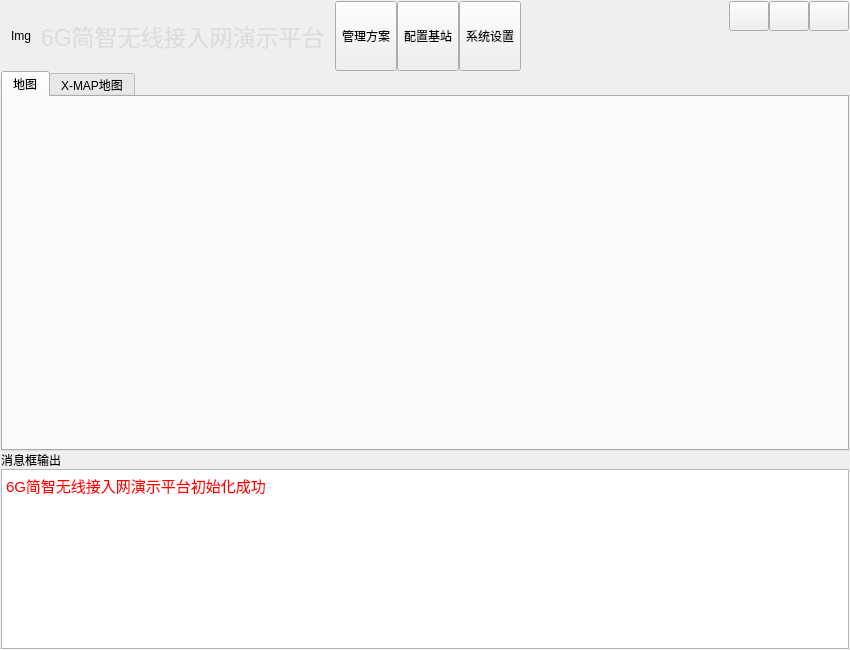
<?xml version="1.0" encoding="UTF-8"?>
<ui version="4.0">
 <class>Widget</class>
 <widget class="QWidget" name="Widget">
  <property name="geometry">
   <rect>
    <x>0</x>
    <y>0</y>
    <width>850</width>
    <height>650</height>
   </rect>
  </property>
  <property name="windowTitle">
   <string>Widget</string>
  </property>
  <layout class="QVBoxLayout" name="verticalLayout">
   <property name="spacing">
    <number>0</number>
   </property>
   <property name="leftMargin">
    <number>1</number>
   </property>
   <property name="topMargin">
    <number>1</number>
   </property>
   <property name="rightMargin">
    <number>1</number>
   </property>
   <property name="bottomMargin">
    <number>1</number>
   </property>
   <item>
    <widget class="QWidget" name="widgetTitle" native="true">
     <property name="sizePolicy">
      <sizepolicy hsizetype="Preferred" vsizetype="Fixed">
       <horstretch>0</horstretch>
       <verstretch>0</verstretch>
      </sizepolicy>
     </property>
     <layout class="QHBoxLayout" name="horizontalLayout_2">
      <property name="spacing">
       <number>10</number>
      </property>
      <property name="leftMargin">
       <number>10</number>
      </property>
      <property name="topMargin">
       <number>0</number>
      </property>
      <property name="rightMargin">
       <number>0</number>
      </property>
      <property name="bottomMargin">
       <number>0</number>
      </property>
      <item>
       <widget class="QLabel" name="labIco">
        <property name="text">
         <string>Img</string>
        </property>
       </widget>
      </item>
      <item>
       <widget class="QLabel" name="labTitle">
        <property name="text">
         <string>&lt;html&gt;&lt;head/&gt;&lt;body&gt;&lt;p&gt;&lt;span style=&quot; font-family:'arial,verdana,sans-serif'; font-size:23px; color:#DCDCDC;&quot;&gt;6G简智无线接入网演示平台&lt;/span&gt;</string>
        </property>
       </widget>
      </item>
      <item>
       <widget class="QWidget" name="widgetTop" native="true">
        <layout class="QHBoxLayout" name="horizontalLayout_3">
         <property name="spacing">
          <number>0</number>
         </property>
         <property name="leftMargin">
          <number>0</number>
         </property>
         <property name="topMargin">
          <number>0</number>
         </property>
         <property name="rightMargin">
          <number>0</number>
         </property>
         <property name="bottomMargin">
          <number>0</number>
         </property>
         <item>
          <widget class="QToolButton" name="btnMg">
           <property name="sizePolicy">
            <sizepolicy hsizetype="Fixed" vsizetype="Expanding">
             <horstretch>0</horstretch>
             <verstretch>0</verstretch>
            </sizepolicy>
           </property>
           <property name="text">
            <string>管理方案</string>
           </property>
           <property name="icon">
            <iconset resource="main.qrc">
             <normaloff>:/img/main_main.png</normaloff>:/img/main_main.png</iconset>
           </property>
           <property name="toolButtonStyle">
            <enum>Qt::ToolButtonTextUnderIcon</enum>
           </property>
          </widget>
         </item>
         <item>
          <widget class="QToolButton" name="btnBs">
           <property name="sizePolicy">
            <sizepolicy hsizetype="Fixed" vsizetype="Expanding">
             <horstretch>0</horstretch>
             <verstretch>0</verstretch>
            </sizepolicy>
           </property>
           <property name="text">
            <string>配置基站</string>
           </property>
           <property name="icon">
            <iconset resource="main.qrc">
             <normaloff>:/img/main_company.png</normaloff>:/img/main_company.png</iconset>
           </property>
           <property name="toolButtonStyle">
            <enum>Qt::ToolButtonTextUnderIcon</enum>
           </property>
          </widget>
         </item>
         <item>
          <widget class="QToolButton" name="btnConfig">
           <property name="sizePolicy">
            <sizepolicy hsizetype="Fixed" vsizetype="Expanding">
             <horstretch>0</horstretch>
             <verstretch>0</verstretch>
            </sizepolicy>
           </property>
           <property name="text">
            <string>系统设置</string>
           </property>
           <property name="icon">
            <iconset resource="main.qrc">
             <normaloff>:/img/main_config.png</normaloff>:/img/main_config.png</iconset>
           </property>
           <property name="toolButtonStyle">
            <enum>Qt::ToolButtonTextUnderIcon</enum>
           </property>
          </widget>
         </item>
        </layout>
       </widget>
      </item>
      <item>
       <spacer name="horizontalSpacer">
        <property name="orientation">
         <enum>Qt::Horizontal</enum>
        </property>
        <property name="sizeHint" stdset="0">
         <size>
          <width>40</width>
          <height>20</height>
         </size>
        </property>
       </spacer>
      </item>
      <item>
       <widget class="QWidget" name="widgetmenu" native="true">
        <layout class="QGridLayout" name="gridLayout">
         <property name="leftMargin">
          <number>0</number>
         </property>
         <property name="topMargin">
          <number>0</number>
         </property>
         <property name="rightMargin">
          <number>0</number>
         </property>
         <property name="bottomMargin">
          <number>0</number>
         </property>
         <property name="spacing">
          <number>0</number>
         </property>
         <item row="0" column="0">
          <widget class="QPushButton" name="btn_min">
           <property name="sizePolicy">
            <sizepolicy hsizetype="Minimum" vsizetype="Expanding">
             <horstretch>0</horstretch>
             <verstretch>0</verstretch>
            </sizepolicy>
           </property>
           <property name="minimumSize">
            <size>
             <width>30</width>
             <height>30</height>
            </size>
           </property>
           <property name="text">
            <string/>
           </property>
           <property name="autoDefault">
            <bool>true</bool>
           </property>
          </widget>
         </item>
         <item row="1" column="1">
          <spacer name="verticalSpacer">
           <property name="orientation">
            <enum>Qt::Vertical</enum>
           </property>
           <property name="sizeHint" stdset="0">
            <size>
             <width>20</width>
             <height>40</height>
            </size>
           </property>
          </spacer>
         </item>
         <item row="0" column="2">
          <widget class="QPushButton" name="btn_close">
           <property name="sizePolicy">
            <sizepolicy hsizetype="Minimum" vsizetype="Expanding">
             <horstretch>0</horstretch>
             <verstretch>0</verstretch>
            </sizepolicy>
           </property>
           <property name="minimumSize">
            <size>
             <width>30</width>
             <height>30</height>
            </size>
           </property>
           <property name="focusPolicy">
            <enum>Qt::NoFocus</enum>
           </property>
           <property name="text">
            <string/>
           </property>
           <property name="autoDefault">
            <bool>true</bool>
           </property>
          </widget>
         </item>
         <item row="0" column="1">
          <widget class="QPushButton" name="btn_max">
           <property name="sizePolicy">
            <sizepolicy hsizetype="Minimum" vsizetype="Expanding">
             <horstretch>0</horstretch>
             <verstretch>0</verstretch>
            </sizepolicy>
           </property>
           <property name="minimumSize">
            <size>
             <width>30</width>
             <height>30</height>
            </size>
           </property>
           <property name="text">
            <string/>
           </property>
           <property name="autoDefault">
            <bool>true</bool>
           </property>
          </widget>
         </item>
        </layout>
       </widget>
      </item>
     </layout>
    </widget>
   </item>
   <item>
    <widget class="QTabWidget" name="tabWidget">
     <property name="sizePolicy">
      <sizepolicy hsizetype="Preferred" vsizetype="Preferred">
       <horstretch>0</horstretch>
       <verstretch>0</verstretch>
      </sizepolicy>
     </property>
     <property name="minimumSize">
      <size>
       <width>798</width>
       <height>380</height>
      </size>
     </property>
     <property name="currentIndex">
      <number>0</number>
     </property>
     <widget class="QWidget" name="tab">
      <attribute name="title">
       <string>地图</string>
      </attribute>
     </widget>
     <widget class="QWidget" name="tab_2">
      <attribute name="title">
       <string>X-MAP地图</string>
      </attribute>
     </widget>
    </widget>
   </item>
   <item>
    <widget class="QLabel" name="label">
     <property name="maximumSize">
      <size>
       <width>16777215</width>
       <height>20</height>
      </size>
     </property>
     <property name="text">
      <string>消息框输出</string>
     </property>
    </widget>
   </item>
   <item>
    <widget class="QTextBrowser" name="textBrowser">
     <property name="minimumSize">
      <size>
       <width>0</width>
       <height>160</height>
      </size>
     </property>
     <property name="maximumSize">
      <size>
       <width>16777215</width>
       <height>200</height>
      </size>
     </property>
     <property name="html">
      <string>&lt;!DOCTYPE HTML PUBLIC &quot;-//W3C//DTD HTML 4.0//EN&quot; &quot;http://www.w3.org/TR/REC-html40/strict.dtd&quot;&gt;
&lt;html&gt;&lt;head&gt;&lt;meta name=&quot;qrichtext&quot; content=&quot;1&quot; /&gt;&lt;style type=&quot;text/css&quot;&gt;
p, li { white-space: pre-wrap; }
&lt;/style&gt;&lt;/head&gt;&lt;body style=&quot; font-family:'Ubuntu'; font-size:11pt; font-weight:400; font-style:normal;&quot;&gt;
&lt;p style=&quot; margin-top:0px; margin-bottom:0px; margin-left:0px; margin-right:0px; -qt-block-indent:0; text-indent:0px;&quot;&gt;&lt;span style=&quot; color:#ff0000;&quot;&gt;6G简智无线接入网演示平台初始化成功&lt;/span&gt;&lt;/p&gt;&lt;/body&gt;&lt;/html&gt;</string>
     </property>
    </widget>
   </item>
  </layout>
 </widget>
 <layoutdefault spacing="6" margin="11"/>
 <resources>
  <include location="main.qrc"/>
 </resources>
 <connections/>
</ui>
